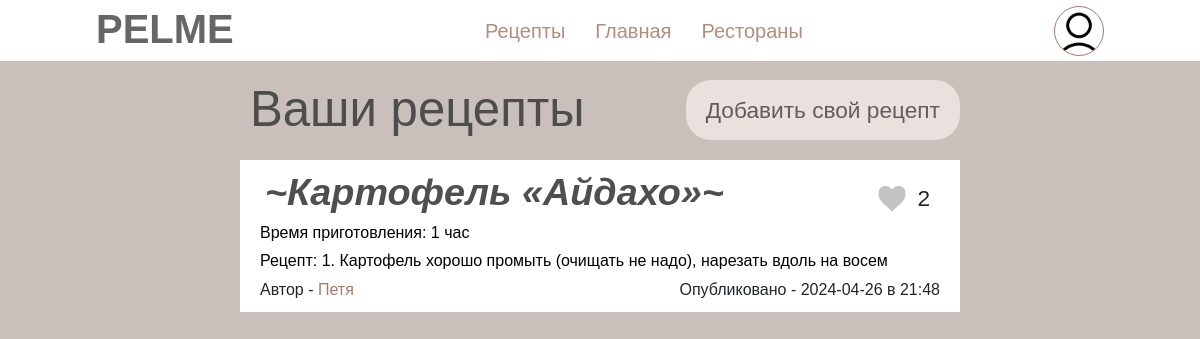
The page /my_recipes (signed in) on the database its author committed.
### data/users.py (models this page shows, shortened)
class User(SqlAlchemyBase, UserMixin):
    __tablename__ = 'users'
    id = sqlalchemy.Column(sqlalchemy.Integer, primary_key=True, autoincrement=True)
    name = sqlalchemy.Column(sqlalchemy.String, nullable=True)
    surname = sqlalchemy.Column(sqlalchemy.String, nullable=True)
    avatar = sqlalchemy.Column(sqlalchemy.String, nullable=True)
    email = sqlalchemy.Column(sqlalchemy.String, unique=True, nullable=True)
    level = sqlalchemy.Column(sqlalchemy.String, nullable=True)
    liked_recipes = sqlalchemy.Column(sqlalchemy.String, nullable=True)
    hashed_password = sqlalchemy.Column(sqlalchemy.String, nullable=True)
    modified_date = sqlalchemy.Column(sqlalchemy.DateTime, default=datetime.datetime.now)
    recipes = orm.relationship("Recipes", back_populates='user')

### data/recipes.py (models this page shows)
class Recipes(SqlAlchemyBase):
    __tablename__ = 'recipes'
    id = sqlalchemy.Column(sqlalchemy.Integer, primary_key=True, autoincrement=True)
    name = sqlalchemy.Column(sqlalchemy.String, nullable=True)
    text = sqlalchemy.Column(sqlalchemy.String, nullable=True)
    ingredients = sqlalchemy.Column(sqlalchemy.String, nullable=True)
    time = sqlalchemy.Column(sqlalchemy.String, nullable=True)
    photo = sqlalchemy.Column(sqlalchemy.String, nullable=True)
    count_likes = sqlalchemy.Column(sqlalchemy.String, nullable=True)
    users_likes = sqlalchemy.Column(sqlalchemy.String, nullable=True)
    modified_date = sqlalchemy.Column(sqlalchemy.DateTime, default=datetime.datetime.now)
    is_private = sqlalchemy.Column(sqlalchemy.Boolean, default=True)
    user_id = sqlalchemy.Column(sqlalchemy.Integer, sqlalchemy.ForeignKey("users.id"))
    user = orm.relationship('User')

### main.py (the view)
@app.route('/my_recipes')  # страница с рецептами пользователя (не всем доступно)
@login_required
def my_recipes():
    db_sess = db_session.create_session()
    recipes = db_sess.query(Recipes).filter(Recipes.user_id == current_user.id).order_by(
        Recipes.modified_date.desc()).all()
    list_liked_recipes = [int(i) for i in current_user.liked_recipes.split(',') if i != '']
    return render_template('recipes.html', recipes=recipes, title='Мои рецепты', add_recipes=True,
                           list_recipes=list_liked_recipes, db_sess=db_sess, user=User)

### data/db_session.py (called while the page is built)
def create_session() -> Session:
    global __factory
    return __factory()

### main.py (called while the page is built)
@login_manager.user_loader
def load_user(user_id):
    db_sess = db_session.create_session()
    return db_sess.query(User).get(user_id)

### templates/recipes.html (shortened to what this page needs)
{% extends "base.html" %}
{% block content %}
<link rel="stylesheet" href="static/css/recipes.css">
    <div class="cols">
        {% if current_user.is_authenticated and add_recipes %}
            <div class="title-button">
                <h1 class="title-my-recipes">Ваши рецепты</h1>
                <button class="btn-add-rec" type="button" onclick="location.href='create_recipes'">Добавить свой
                    рецепт</button>
            </div>
        {% else %}
            <title>Рецепты</title>
            <div class="empty"></div>
        {% endif %}
        {% if recipes %}
            {% for item in recipes %}
                <div class="one-recipe">
                    <form class="form-btn" id="likes" action="/change_likes" method="post">
                        <div class="in-line">
                            <h1 class="name">~{{ item.name }}~</h1>
                            <div class="likes-inline">
                                {% if item.id in list_recipes %}
                                <button class="photo-btn-like"><img src="/static/images/red_heart.png"></button>
                                {% else %}
                                <button class="photo-btn-like"><img src="/static/images/grey_heart.png"></button>
                                {% endif %}
                                <div class="likes">{{ item.count_likes }}</div>
                            </div>
                        </div>
                    </form>
                    <form class="form-btn" id="reading" action="read_recipe/{{ item.id }}" method="post">
                        <button class="btn-read" type="submit"  name="submit" class="col">
                            <div class="fields">
                                <h6 class="time">Время приготовления: {{ item.time }}</h6>
                                <h6 class="recipe">Рецепт: {{ item.text[:70] }}</h6>
                            </div>
                        </button>
                    </form>
                    <form class="form-author" id="show-profile" action="profile_user_recipe/{{ item.user_id }}" method="post">
                        <div class="author-date">
                            <div class="author">Автор - <button class="link" type="submit" >{{ item.user.name }}</button></div>
                            <div class="date">
                                Опубликовано - {{ item.modified_date.date() }} в {{ item.modified_date.hour }}:{{ item.modified_date.minute }}
                            </div>
                        </div>
                    </form>
                </div>
            {% endfor %}
        {% else %}
            <h5 class="not-recipes"> Пусто :( </h5>
        {% endif %}
    </div>
{% endblock %}

### templates/base.html (shortened to what this page needs)
<!doctype html>
<html lang="en">
<head>
    <link rel="stylesheet"
          href="https://stackpath.bootstrapcdn.com/bootstrap/4.4.1/css/bootstrap.min.css"
>
    <link rel="stylesheet" href="/static/css/base.css">
</head>
<body>
    <header>
      <h1 class="logo">PELME</h1>
     <nav>
         <ul>
             <li><a href="/recipes">Рецепты</a></li>
             <li><a href="/">Главная</a></li>
             <li><a href="/restaurants">Рестораны</a></li>
         </ul>
     </nav>
    {% if current_user.is_authenticated %}
     <div class="avatar">
      <li><img class="img-avatar" src="{{ '/' + current_user.avatar }}">
      </li>
     </div>
   {% else %}
    <div class="buttons">
        <button class="btn-regist" type="button" onclick="location.href='regist'">Регистрация</button>
        <button class="btn-come" type="button" onclick="location.href='login'">Войти</button>
    </div>
   {% endif %}
   </header>
<main>
    {% block content %}{% endblock %}
</main>
</body>
</html>

### static/css/base.css (style rules this page uses)
* { margin: 0; padding: 0; box-sizing: border-box; font-family: sans-serif; list-style: none; text-decoration: none; }
body { background-color: #696969; }
header { background-color: #ffffff; position: fixed; top: 0; left: 0; right: 0; display: flex; justify-content: space-between; align-items: center; padding: 0 8%; z-index: 10; }
header .logo { margin-top: 5px; background-color: #ffffff; font-size: 40px; font-weight: 900; color: #666666; transition: .5s; }
header nav ul li { background-color: #ffffff; position: relative; float: left; top: 0; }
header nav ul li a { padding: 15px; color: #b58c7d; font-size: 20px; display: block; }
.avatar { background-color: #ffffff; width: 50px; height: 50px; }
.img-avatar { background-color: #ffffff; width: 100%; height: 100%; border-radius: 70px; border: 1.5px solid #a67b6a; }
nav { background-color: #ffffff; }
div li { background-color: #ffffff; }

### static/css/recipes.css (style rules this page uses)
body { background-color: #c9c0bb; }
.cols { width: 60%; margin: 0 auto; }
.one-recipe { background-color: #ffffff; margin-bottom: 30px; }
.in-line { background-color: #ffffff; display: flex; justify-content: space-between; }
.name { background-color: #ffffff; color: #4f4f4f; margin-left: 25px; margin-top: 10px; font-weight: 550; font-size: 1cm; font-style: italic; max-width: 85%; word-break: break-all; }
.form-btn { background-color: #ffffff; }
.likes { background-color: #ffffff; }
.btn-read { background-color: #ffffff; width: 100%; outline: none; border: none; }
.fields { background-color: #ffffff; }
.time, .recipe, .date { background-color: #ffffff; text-align: left; margin-left: 20px; margin-right: 20px; word-break: break-all; }
.author { position: relative; background-color: #ffffff; margin-left: 20px; margin-right: 20px; margin-bottom: 10px; }
.author-date { background-color: #ffffff; display: flex; justify-content: space-between; }
.photo-btn-like { background-color: #ffffff; outline: none; border: none; width: 30px; height: 30px; }
.likes { position: relative; background-color: #ffffff; font-size: 0.6cm; top: -2px; left: -10px; }
.photo-btn-like img { background-color: #ffffff; margin-left: -40px; width: 100%; height: 100%; }
.likes-inline { background-color: #ffffff; display: flex; justify-content: space-between; margin-right: 20px; margin-top: 23px; }
.link { background-color: #ffffff; outline: 0; border: 0; color: #a67b6a; }
.title-button { display: flex; font-weight: 200; font-size: 0.4cm; justify-content: space-between; margin-top: 10px; }
.title-my-recipes { color: #4d4d4d; margin-top: 70px; font-weight: 10; margin-left: 10px; font-size: 1.3cm; }
.btn-add-rec { background-color: #ebe0dd; padding: 10px 20px; height: 60px; outline: none; border: none; border-radius: 25px; cursor: pointer; position: relative; color: #615d5d; font-weight: 400; font-size: 0.6cm; margin-bottom: 90px; top: 70px; }

### rows shown on the page
User: avatar (picture)
Recipes: name "Картофель «Айдахо»", count_likes "2", time "1 час", text "1. Картофель хорошо промыть (очищать не надо), нарезать вдоль на восем", user.name "Петя", modified_date "2024-04-26", modified_date.hour "21", modified_date.minute "48"
